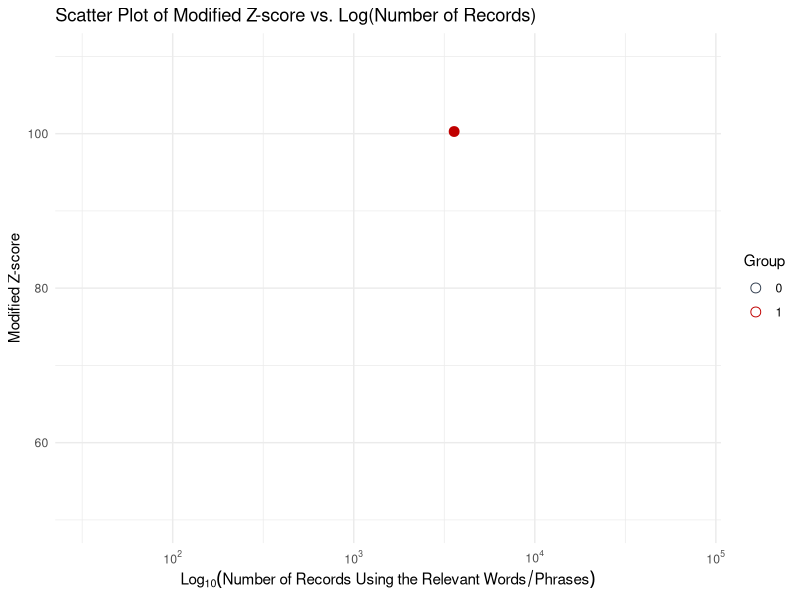
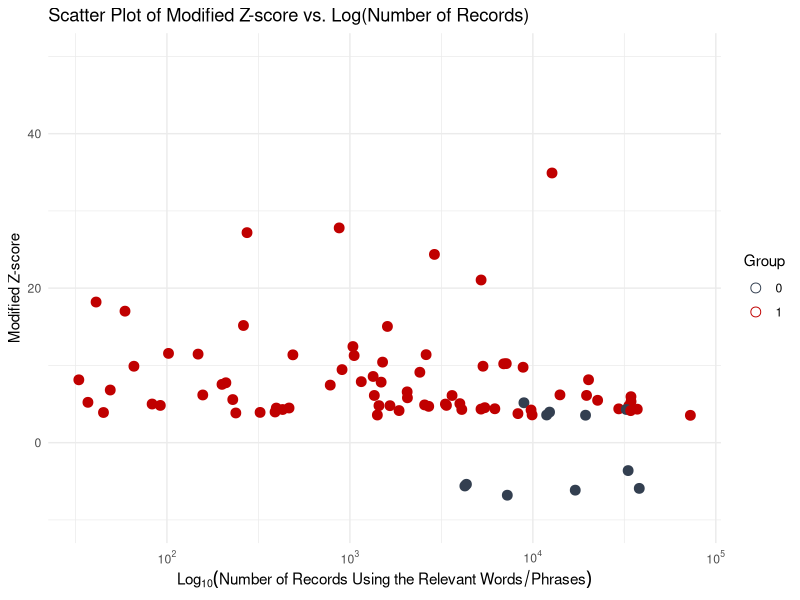
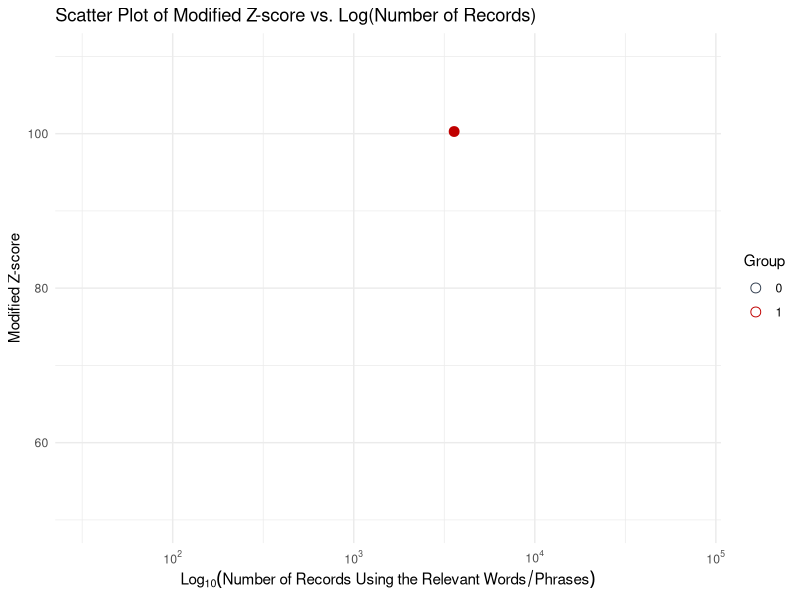
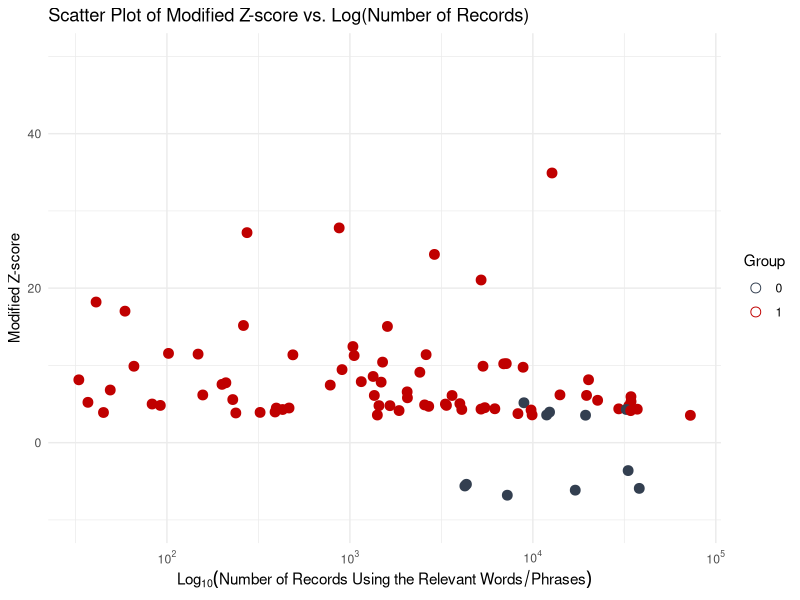

The R source for these figures, in order:
library(ggplot2)

# Load data from the "data" directory in the project
data <- read.csv("data/data_for_Figure1.csv", header = TRUE, check.names = FALSE)

# Apply logarithmic transformation to the data
data$log_records <- log10(data$`Number of records using the relevant words/phrases`)

# Create the first scatter plot using ggplot
plot1 <- ggplot(data, aes(x = log_records, y = Modified_Z_score, color = factor(Group))) +
  geom_point(shape = 21, size = 3, fill = c("#333F50", "#C00000")[data$Group + 1]) +
  scale_color_manual(values = c("#333F50", "#C00000")) +
  labs(
    x = expression(Log[10](Number ~ of ~ Records ~ Using ~ the ~ Relevant ~ Words/Phrases)),
    y = "Modified Z-score",
    title = "Scatter Plot of Modified Z-score vs. Log(Number of Records)",
    color = "Group"
  ) +
  theme_minimal() +
  ylim(50, 110) +  # Limit Y-axis range from 50 to 110
  scale_x_continuous(breaks = log10(c(100, 1000, 10000, 100000, 1000000)), 
                     labels = c(expression(10^2), expression(10^3), expression(10^4), expression(10^5), expression(10^6)))

# Display the first plot
print(plot1)

# Save the first plot to the "analysis" directory in the project
ggsave("analysis/FIG1_50_110.png", plot = plot1, width = 10, height = 6, dpi = 300)

# Create the second scatter plot with a different Y-axis range
plot2 <- ggplot(data, aes(x = log_records, y = Modified_Z_score, color = factor(Group))) +
  geom_point(shape = 21, size = 3, fill = c("#333F50", "#C00000")[data$Group + 1]) +
  scale_color_manual(values = c("#333F50", "#C00000")) +
  labs(
    x = expression(Log[10](Number ~ of ~ Records ~ Using ~ the ~ Relevant ~ Words/Phrases)),
    y = "Modified Z-score",
    title = "Scatter Plot of Modified Z-score vs. Log(Number of Records)",
    color = "Group"
  ) +
  theme_minimal() +
  ylim(-10, 50) +  # Limit Y-axis range from -10 to 50
  scale_x_continuous(breaks = log10(c(100, 1000, 10000, 100000, 1000000)), 
                     labels = c(expression(10^2), expression(10^3), expression(10^4), expression(10^5), expression(10^6)))

# Display the second plot
print(plot2)

# Save the second plot to the "analysis" directory in the project
ggsave("analysis/FIG1_-10_50.png", plot = plot2, width = 10, height = 6, dpi = 300)
